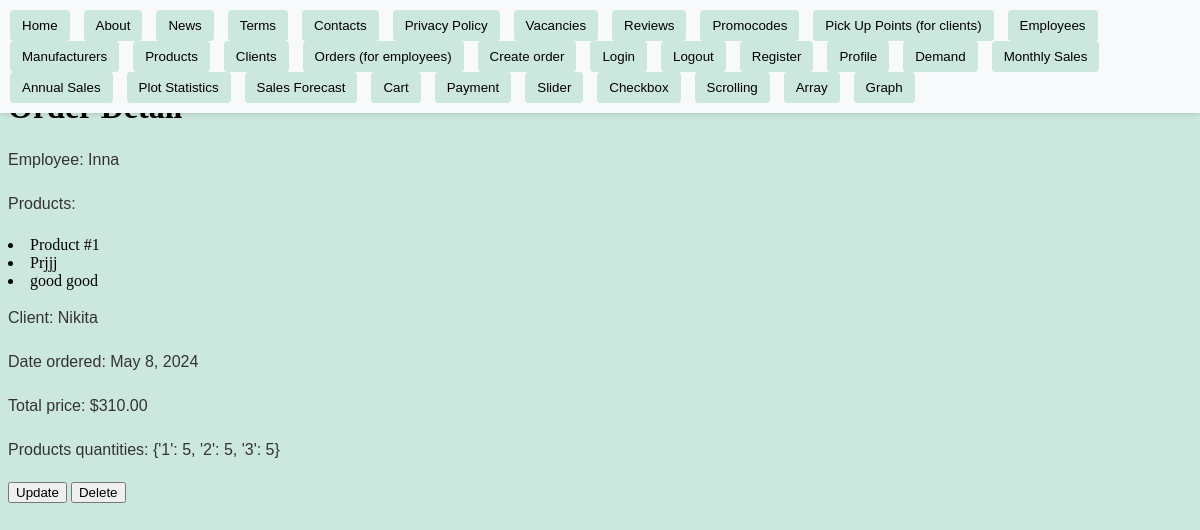
Page /orders/3/ (signed in) on the committed database.
### store/models.py (models this page shows, shortened)
class Order(models.Model):
    employee = models.OneToOneField(Employee, on_delete=models.CASCADE)
    products = models.ManyToManyField(Product)
    client = models.ForeignKey(Client, on_delete=models.CASCADE)
    date_ordered = models.DateField(auto_now_add=True)
    total_price = models.DecimalField(max_digits=10, decimal_places=2, default=0)
    product_quantities = models.JSONField(encoder=DjangoJSONEncoder, default=dict)

class Employee(models.Model):
    name = models.CharField(max_length=100)
    email = models.EmailField()
    phone_regex = RegexValidator(
        regex=r"^\+375 \(\d{2}\) \d{3}-\d{2}-\d{2}$",
        message="Phone number must be in the format '+375 (29) XXX-XX-XX'",
    )
    phone_number = models.CharField(validators=[phone_regex], max_length=20, null=True)
    age = models.PositiveIntegerField(validators=[MinValueValidator(18)])
    def __str__(self):
        return self.name

class Product(models.Model):
    name = models.CharField(max_length=100)
    type_of_product = models.ForeignKey(TypeOfProduct, on_delete=models.CASCADE)
    manufacturer = models.ForeignKey(Manufacturer, on_delete=models.CASCADE)
    price = models.DecimalField(max_digits=10, decimal_places=2)
    quantity = models.PositiveIntegerField(validators=[MinValueValidator(0)])
    created_at = models.DateTimeField(auto_now_add=True)
    updated_at = models.DateTimeField(auto_now=True)

class Client(models.Model):
    name = models.CharField(max_length=100)
    email = models.EmailField()
    phone_regex = RegexValidator(
        regex=r"^\+375 \(\d{2}\) \d{3}-\d{2}-\d{2}$",
        message="Phone number must be in the format '+375 (29) XXX-XX-XX'",
    )
    phone_number = models.CharField(validators=[phone_regex], max_length=20, null=True)
    age = models.PositiveIntegerField(validators=[MinValueValidator(18)])
    def __str__(self):
        return self.name

### store/decorators.py (the view)
    def wrapper(request, *args, **kwargs):
        if request.user.is_authenticated and (
            request.user.is_employee or request.user.is_superuser
        ):
            return view_func(request, *args, **kwargs)
        else:
            return redirect("about")

### store/views/order_views.py (called while the page is built)
@employee_required
def order_detail(request, pk):
    order = get_object_or_404(Order, pk=pk)
    return render(
        request,
        "order/order_detail.html",
        {"order": order},
    )

### store/templates/order/order_detail.html (shortened to what this page needs)
{% extends "base.html" %}
{% block content%}
    <h1>Order Detail</h1>
    <p>Employee: {{ order.employee }}</p>
    <p>Products:</p>
    {% for product in order.products.all %}
    <li>{{ product.name }}</li>
    {% endfor %}
    <p>Client: {{ order.client }}</p>
    <p>Date ordered: {{ order.date_ordered }}</p>
    <p>Total price: ${{ order.total_price }}</p>
    <p>Products quantities: {{ order.product_quantities }}</p>
    <form action="{% url 'order_update' order.pk %}" method="get" style="display: inline;">
        <button type="submit">Update</button>
    </form>
    <form action="{% url 'order_delete' order.pk %}" method="get" style="display: inline;">
        <button type="submit">Delete</button>
    </form>
{% endblock content %}

### static/styles.css (style rules this page uses)
p { font-family: Arial, sans-serif; font-size: 16px; color: #333; line-height: 1.5; margin-bottom: 20px; }
body { background-color: #cce7dd; }
button { cursor: pointer; }

### rows in the picture
Order: employee "Inna", client "Nikita", date_ordered "May 8, 2024", total_price "310.00", product_quantities "{'1': 5, '2': 5, '3': 5}"
Product: name "Product #1"
Product: name "Prjjj"
Product: name "good good"
